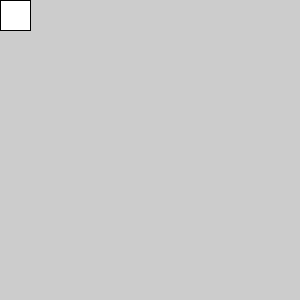
Frame 1 (no input)
Frame 60 (the mouse pressed at the canvas centre just before this capture): identical to frame 1, image omitted
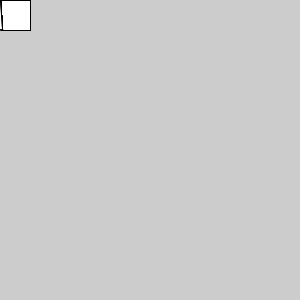
Frame 120 (the mouse held since frame 60 and released just before this capture)

The Processing sketch that drew these frames (run headless with seeded random() and noise(); from frame 60 on, the mouse is pressed at the canvas centre):

// Processing sketch: Example2
// ── Example2.pde
void setup() {
  size(300, 300);
}

boolean mode = false;

void draw() {
  if (mode) translate(mouseX, mouseY);
  else rotate(mouseX / 100.0);
  rect(0, 0, 30, 30);
}

void keyPressed() {
  if (key == ' ') mode = !mode; 
}
